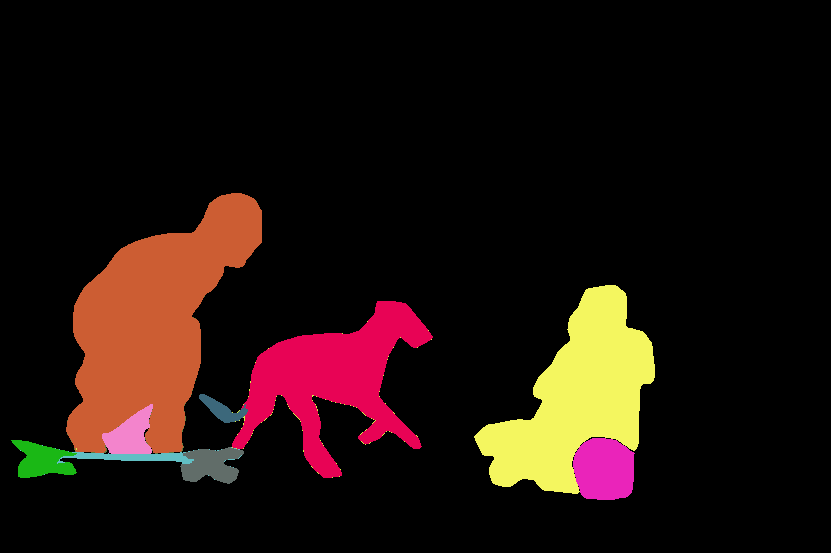
#> input picture Evaluation/segment-anything/multiple/COCO_multiple.png, 831 x 553 px, found by its file name
$ jupyter execute --allow-errors Multiple_object_notebook.ipynb
#> lines starting #> are read from the running program, lines starting #| are printed output that depends on the picture; after the words box and inside, x2 and y2 are one past the last pixel; in counts of white or black regions, pixels touching at a corner belong together
#> further down, gt is the input picture: shape (553, 831, 3); mean B, G, R 12.5, 17.8, 32.4
### coco.py
import cv2
import json
import numpy as np
import matplotlib.pyplot as plt
import os
import annotation_helper as ah

# Constants
# Polygon approximation
POLY_APPROX = 0
# K-means clustering
K_MEANS_CLUSTER = 1
# Single objects
SINGLE_OBJ = 0
# Multiple objects
MULTIPLE_OBJ = 1


def mask_to_annotation(mask, epsilon, configuration, object_configuration, do_cvt):
    # checking the configuration
    if configuration == POLY_APPROX and object_configuration == SINGLE_OBJ:
        return ah.single_object_polygon_approximation(mask, epsilon, do_cvt)
    elif configuration == POLY_APPROX and object_configuration == MULTIPLE_OBJ:
        return ah.multiple_objects_polygon_approximation(mask, epsilon, do_cvt)
    elif configuration == K_MEANS_CLUSTER and object_configuration == SINGLE_OBJ:
        return ah.single_object_k_means_clustering(mask, max_clusters=100, do_cvt=do_cvt)
    elif configuration == K_MEANS_CLUSTER and object_configuration == MULTIPLE_OBJ:
        return ah.multiple_objects_k_means_clustering(mask, max_clusters=100, do_cvt=do_cvt)
    else:
        pass


# [144 lines left out: functions display, save, not called in this run]


def annotate(im, do_display=True, do_save=True, do_print=True, annotation_color=(255, 0, 255), epsilon=0.005, configuration=POLY_APPROX, object_configuration=SINGLE_OBJ, do_cvt=True):
    # retrieving parameters from the tuple
#> called with do_display = False, do_save = False, do_print = True, annotation_color = (255, 0, 0), epsilon = 0.005, configuration = 0, object_configuration = 0, do_cvt = True
    id_, name, image, project_name, category, directory = im
#> id_ = 0; name = 'souvenirs_no_3_colour_mask_1_mask.png'; project_name = 'Table'; category = 'souvenir'; directory = './'

    if do_print:
        print("\n Annotating image: ", name)
#|  Annotating image:  souvenirs_no_3_colour_mask_1_mask.png

    # creating a dictionary to store the image and its annotations
    im_dict = {}
    im_dict['id'] = 0  # id_
    im_dict['file_name'] = name
    im_dict['image'] = image
    im_dict['width'] = image.shape[1]
    im_dict['height'] = image.shape[0]
    im_dict['contours'] = mask_to_annotation(
        image, epsilon, configuration, object_configuration, do_cvt)
    im_dict['project_name'] = project_name
    im_dict['category'] = category
    im_dict['directory'] = directory

    # displaying and saving the image, depending on the passed parameters
    if do_display:
        display(im_dict, annotation_color, object_configuration)

    if do_save:
        save(im_dict, object_configuration)
        if do_print:
            print('\033[92m', "Succesfully saved image: ", name, '\033[0m\n\n')

    if do_print:
        print("-"*120)

    return im_dict

### annotation_helper.py
import colorsys
import cv2
import numpy as np
import matplotlib.pyplot as plt
import random

# Constants
# Noise Threshold
NOISE_THRESHOLD = 40


# [64 lines left out: functions single_object_bounding_box, multiple_objects_bounding_box, not called in this run]


def single_object_polygon_approximation(mask, epsilon, do_cvt):
    # transforming image into a binary image
#> called with epsilon = 0.005, do_cvt = True
    if do_cvt:
        # transforming image into a binary image
        mask = cv2.cvtColor(mask, cv2.COLOR_BGR2GRAY)
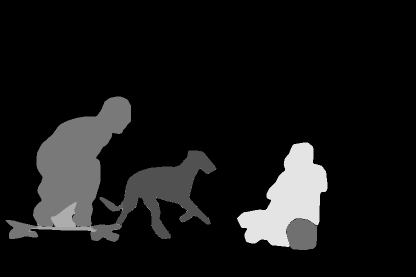
#> mask: shape (553, 831) (shown at 1/2 size); min 0, max 228, mean 21.5
        # thresholding the image
        _, mask = cv2.threshold(mask, 1, 255, cv2.THRESH_BINARY)
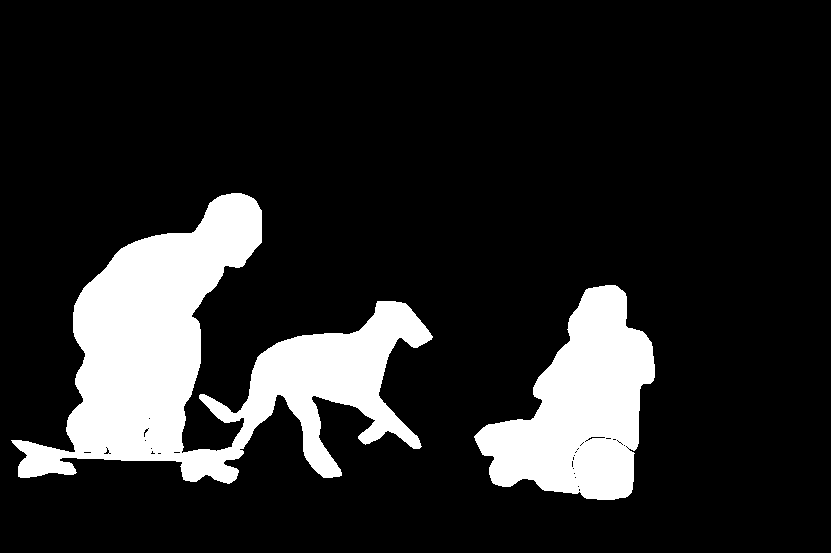
#> mask: shape (553, 831); 15.2% white; 2 white regions

    # increasing standard deviation to blur more (anti-aliasing)
    mask = cv2.GaussianBlur(mask, (7, 7), sigmaX=1, sigmaY=1)

    # applying dilation (optional) and erosion to the mask
    kernel = np.ones((3, 3), np.uint8)
    # dilated_mask = cv2.dilate(mask, dilation_kernel, iterations=1)
    eroded_mask = cv2.erode(mask, kernel, iterations=1)
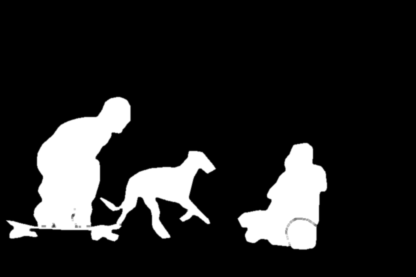
#> eroded_mask: shape (553, 831) (shown at 1/2 size); min 0, max 255, mean 36.6

    # outlining the contours in the image
    contours, _ = cv2.findContours(
        eroded_mask, cv2.RETR_LIST, cv2.CHAIN_APPROX_SIMPLE)
#> contours = 2 contours; box (x1, y1, x2, y2) and area: (10, 191, 434, 486) 50586, (473, 283, 657, 502) 22726

    # looping through the contours
    sorted_contours = []
    for contour in contours:
        area = cv2.contourArea(contour)
        if area > NOISE_THRESHOLD:  # removing small noise
            # Approximating the polygon to reduce the number of points
            approx_contour = cv2.approxPolyDP(
                contour, epsilon * cv2.arcLength(contour, True), True)
            sorted_contours.append(approx_contour)
#> this loop made 2 passes
#> area on passes 1 to 2: 22726, 50586
#> after the loop, sorted_contours = 2 contours; box (x1, y1, x2, y2) and area: (12, 193, 434, 486) 49280, (473, 285, 657, 502) 22308

    # sorting the contours based on the y coordinate of the bounding box
    sorted_contours = sorted(
        sorted_contours, key=lambda ctr: cv2.boundingRect(ctr)[1])

    return sorted_contours


def multiple_objects_polygon_approximation(mask, epsilon, do_cvt):
    # retrieving the connected components
    components = component_labelling(mask)
    # Polygon approximation
    object_contours = {}

    # iterating over all the labels from 1 to num_labels (inclusive)
    for target_label, component in components.items():
        # retrieving the contours of the selected connected component
        contours, _ = cv2.findContours(
            component, cv2.RETR_LIST, cv2.CHAIN_APPROX_SIMPLE)

        # looping through the contours
        for contour in contours:
            # calculating the area of the contour
            area = cv2.contourArea(contour)
            if area > NOISE_THRESHOLD:  # removing small noise
                # approximating the polygon to reduce the number of points
                approx_contour = cv2.approxPolyDP(
                    contour, epsilon * cv2.arcLength(contour, True), True)

                # adding the contour to the dictionary
                if target_label not in object_contours:
                    object_contours[target_label] = []
                object_contours[target_label].append(approx_contour)

    return object_contours


def single_object_k_means_clustering(mask, max_clusters, do_cvt):
    # transforming image into a binary image
    if do_cvt:
        # transforming image into a binary image
        mask = cv2.cvtColor(mask, cv2.COLOR_BGR2GRAY)
        # thresholding the image
        _, mask = cv2.threshold(mask, 1, 255, cv2.THRESH_BINARY)

    # increasing standard deviation to blur more (repairing the mask)
    mask = cv2.GaussianBlur(mask, (7, 7), sigmaX=1, sigmaY=1)

    # applying dilation (optional) and erosion to the mask
    kernel = np.ones((3, 3), np.uint8)
    # dilated_mask = cv2.dilate(mask, dilation_kernel, iterations=1)
    eroded_mask = cv2.erode(mask, kernel, iterations=1)

    # outlining the contours in the image
    contours, _ = cv2.findContours(
        eroded_mask, cv2.RETR_LIST, cv2.CHAIN_APPROX_SIMPLE)

    # sorting the contours based on the y coordinate of the bounding box
    sorted_contours = sorted(
        contours, key=lambda ctr: cv2.boundingRect(ctr)[1])

    # flattening the contours and convert to np.float32
    flattened_points = np.concatenate(
        sorted_contours).squeeze().astype(np.float32)

    # using k-means clustering to find cluster centers
    if max_clusters > len(flattened_points):
        max_clusters = len(flattened_points)

    # using the elbow method to find the optimal number of clusters
    criteria = (cv2.TERM_CRITERIA_EPS + cv2.TERM_CRITERIA_MAX_ITER, 100, 0.2)

    '''
    cv2.kmeans
    ----------
    flattened_points :: samples
    max_clusters :: max_clusters
    bestLabels :: None
    criteria ::
        TERM_CRITERIA_EPS -> stop the algorithm iteration if specified accuracy, epsilon, is reached
        0.2 -> epsilon

        TERM_CRITERIA_MAX_ITER -> stop the algorithm after the specified number of iterations, max_iter
        100 -> max_iter

    attempts :: 10 (using different initial labellings)
    flags :: KMEANS_RANDOM_CENTERS -> select random initial centers in each attempt
    '''

    _, labels, centers = cv2.kmeans(
        flattened_points, max_clusters, None, criteria, 10, cv2.KMEANS_RANDOM_CENTERS)

    # converting back to contour format with int32 data type
    kmeans_contours = [center.reshape(
        (-1, 1, 2)).astype(np.int32) for center in centers]

    # creating a convex hull using all the cluster centers
    all_cluster_centers = np.concatenate(kmeans_contours)
    convex_hull = cv2.convexHull(all_cluster_centers)

    # drawing the convex hull to form the polygon annotation
    annotations = [convex_hull]

    return annotations


def multiple_objects_k_means_clustering(mask, max_clusters, do_cvt):
    # retrieving the connected components
    components = component_labelling(mask)
    # K-means clustering
    # initializing a dictionary to store the contours for each connected component
    annotations = {}

    # iterating over all the labels from 1 to num_labels (inclusive)
    for label, component in components.items():
        # retrieving the contours of the selected connected component
        contours, _ = cv2.findContours(
            component, cv2.RETR_LIST, cv2.CHAIN_APPROX_SIMPLE)

        # checking if the list of contours is empty
        if not contours:
            continue

        # flattening the contours and convert to np.float32
        flattened_points = np.concatenate(
            contours).squeeze().astype(np.float32)

        # using k-means clustering to find cluster centers
        if max_clusters > len(flattened_points):
            max_clusters = len(flattened_points)

        # using the elbow method to find the optimal number of clusters
        criteria = (cv2.TERM_CRITERIA_EPS +
                    cv2.TERM_CRITERIA_MAX_ITER, 100, 0.2)

        _, labels, centers = cv2.kmeans(
            flattened_points, max_clusters, None, criteria, 10, cv2.KMEANS_RANDOM_CENTERS)

        # converting back to contour format with int32 data type
        kmeans_contours = [center.reshape(
            (-1, 1, 2)).astype(np.int32) for center in centers]

        # creating a convex hull using all the cluster centers
        all_cluster_centers = np.concatenate(kmeans_contours)
        convex_hull = cv2.convexHull(all_cluster_centers)

        # storing the contours in the dictionary with the label as the key
        annotations[label] = [convex_hull]

    return annotations


def component_labelling(image, dynamic_threshold_factor=0.0003):
    # dynamic threshold factor is used to calculate the dynamic threshold
    # checking if the input image is colored (3 channels) or binary (1 channel)
    if image.ndim == 3 and image.shape[-1] == 3:  # colored mask
        # converting the colored mask to HSV color space
        hsv_mask = cv2.cvtColor(image, cv2.COLOR_BGR2HSV)

        # retrieving the unique colors present in the image (excluding black and white)
        unique_colors, color_counts = np.unique(
            hsv_mask.reshape(-1, hsv_mask.shape[2]), axis=0, return_counts=True)

        # creating a mask for the background color
        background_mask = np.zeros(hsv_mask.shape[:2], dtype=np.uint8)
        background_mask[color_counts.argmin()] = 255

        # calculating the dynamic threshold based on the total number of pixels in the image
        min_pixel_threshold = int(
            dynamic_threshold_factor * np.prod(hsv_mask.shape[:2]))

        # creating a dictionary to store the masks for each color
        components = {}

        # defining a mask for each color and find contours for each mask
        for label, color in enumerate(unique_colors):
            # checking if the number of pixels for this color is greater than the threshold and not the background
            if color_counts[label] > min_pixel_threshold and not np.all(color == hsv_mask[background_mask == 255][0]):
                # Dynamic object identification using color-based segmentation
                lower_color = np.array(
                    [color[0] - 10, max(0, color[1] - 40), max(0, color[2] - 40)])
                upper_color = np.array(
                    [color[0] + 10, min(255, color[1] + 40), min(255, color[2] + 40)])

                # creating a mask for the selected color
                color_mask = cv2.inRange(hsv_mask, lower_color, upper_color)

                # increasing standard deviation to blur more (repairing the mask)
                blurred_mask = cv2.GaussianBlur(
                    color_mask, (7, 7), sigmaX=1, sigmaY=1)

                # applying dilation (optional) and erosion to the mask
                kernel = np.ones((3, 3), np.uint8)
                # dilated_mask = cv2.dilate(mask, dilation_kernel, iterations=1)
                eroded_mask = cv2.erode(blurred_mask, kernel, iterations=1)

                components[label] = eroded_mask

                # plt.imshow(eroded_mask, cmap='gray')
                # plt.show()
    else:  # binary mask
        components = {}

        # finding the components in the binary image
        num_labels, labels, stats, _ = cv2.connectedComponentsWithStats(
            image, connectivity=8)

        for label in range(1, num_labels):
            # creating a mask for the selected component
            component_mask = np.zeros(image.shape, dtype=np.uint8)
            component_mask[labels == label] = 255

            binary_mask = component_mask[:, :, 0]
            # increasing standard deviation to blur more (repairing the mask)
            blurred_mask = cv2.GaussianBlur(
                binary_mask, (7, 7), sigmaX=1, sigmaY=1)

            # applying dilation (optional) and erosion to the mask
            kernel = np.ones((3, 3), np.uint8)
            # dilated_mask = cv2.dilate(mask, dilation_kernel, iterations=1)
            eroded_mask = cv2.erode(blurred_mask, kernel, iterations=1)

            components[label] = eroded_mask

    print('\033[94m', "\n Number of objects detected: ",
          len(components), '\033[0m')
    # Returning the dictionary of masks
    return components


def multiple_object_annotation_color(annotation_color, threshold=0.3):
    # extracting color channels
    red, green, blue = annotation_color

    # Using passed color:
    # generating a random color
    # random_red = random.uniform(-threshold * 255, threshold * 255)
    # random_green = random.uniform(-threshold * 255, threshold * 255)
    # random_blue = random.uniform(-threshold * 255, threshold * 255)

    # adding the random color to the annotation color
    # new_red = max(0, min(255, red + random_red))
    # new_green = max(0, min(255, green + random_green))
    # new_blue = max(0, min(255, blue + random_blue))
    # return (new_red, new_green, new_blue)

    # Using random bright colors:
    # generating a random color
    hue = random.uniform(0, 360)

    # converting the HSV color to RGB
    hsv_color = (hue / 360, 1, 1)
    random_rgb = tuple(int(i * 255) for i in colorsys.hsv_to_rgb(*hsv_color))

    # returning the new color
    return random_rgb

### Multiple_object_notebook.ipynb
[cell 1]
import cv2
import numpy as np
import os
import matplotlib.pyplot as plt

EPSILON = 0.005

import coco
import yolo
import vgg
import annotation_helper as ah

repo_dir = project_name = 'COTSDataset'
part1_single_objects = os.path.join(repo_dir, "Part 1 - Single Objects")
part2_multiple_objects = os.path.join(repo_dir, "Part 2 - Multiple Objects")
part3_complex_background = os.path.join(repo_dir, "Part 3 - Complex Background")


do_display = True
do_save = True

# COCO
coco_output_dir = "../Annotations/COCO_annotations"
coco_color = (255, 0, 255)

# YOLO
yolo_output_dir = "../Annotations/YOLO_annotations"
yolo_color = (0, 255, 0)

# VGG
vgg_output_dir = "../Annotations/VGG_annotations"
vgg_color = (255, 0, 0)

[cell 2]
# gt = cv2.imread('COTSDataset/Part 2 - Multiple Objects/souvenirs_no/masks/souvenirs_no_3_colour_mask_1_mask.png')
gt = cv2.imread('./Evaluation/COCO/masks/COCO_multiple.png')
# original_mask = cv2.cvtColor(original_mask, cv2.COLOR_BGR2GRAY)

[cell 3]
base = gt.copy()

[cell 4]
image = cv2.imread('./Evaluation/COCO/original/COCO_multiple_original.png')
#> (the rest of this cell did not finish here and is left out)

**PA**

[cell 5]
def pa(name, gt, colour):
    pa_im = (0, name, gt, 'Table', 'souvenir', './')

    pa_annotation = coco.annotate(pa_im,
                        do_display=False, do_save=False, annotation_color=ah.multiple_object_annotation_color(colour), epsilon=0,configuration=coco.POLY_APPROX, object_configuration=coco.MULTIPLE_OBJ, do_cvt=True)

    base = gt.copy()

    for label, contours in pa_annotation['contours'].items():
        annotation_color = ah.multiple_object_annotation_color(
                annotation_color=colour)

        for contour in contours:
            base = cv2.drawContours(base.copy(), [contour], -1, annotation_color, 5, cv2.LINE_AA)

    pa_mask = base.copy()
    # [5 lines of commented-out code are left out]

    return pa_mask

[cell 6]
pa_im = (0, 'souvenirs_no_3_colour_mask_1_mask.png', gt, 'Table', 'souvenir', './')
pa_annotation = coco.annotate(pa_im,
                      do_display=False, do_save=False, annotation_color=(255, 0, 0), epsilon=0.005,configuration=coco.POLY_APPROX, object_configuration=coco.SINGLE_OBJ, do_cvt=True)
#> pa_annotation = 9 items

[cell 7]
pa_mask = cv2.drawContours(base.copy(), pa_annotation['contours'], -1, (255, 0, 255), 5, cv2.LINE_AA)
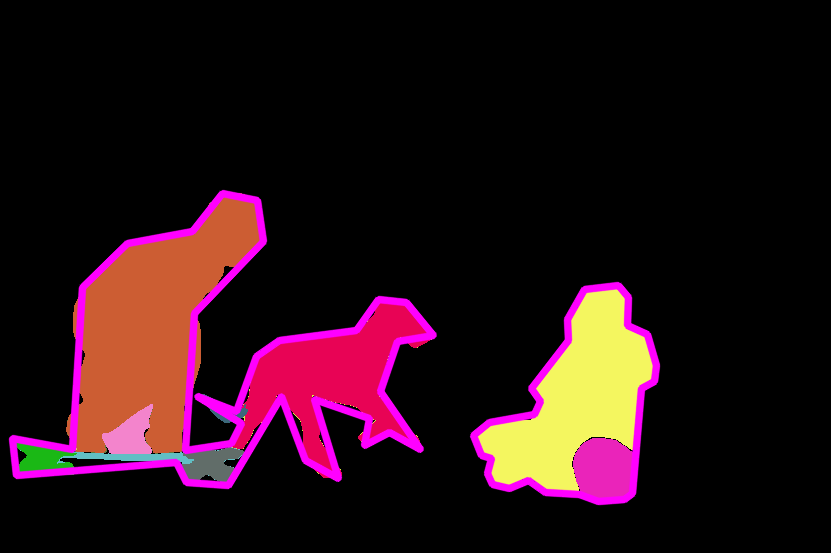
#> pa_mask: shape (553, 831, 3); mean B, G, R 21.9, 15.8, 39.7
#> (the rest of the program and of its run is left out)
